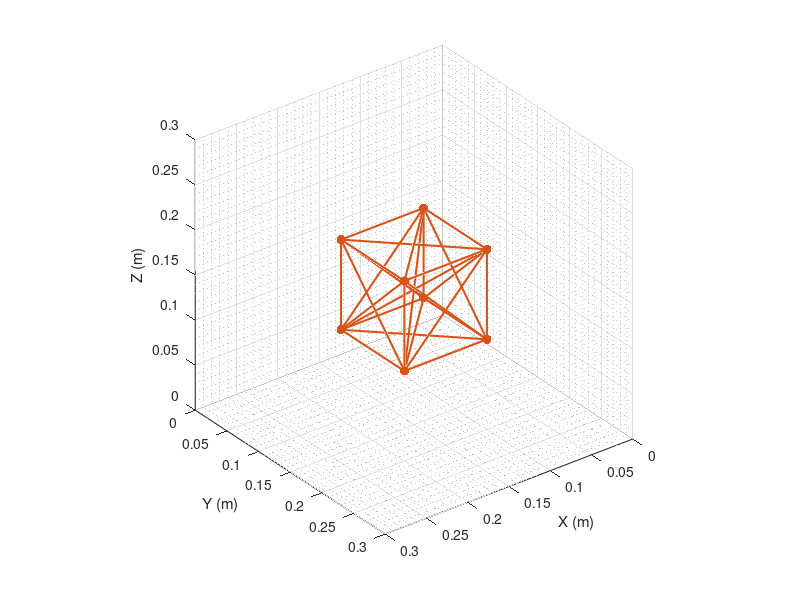

Write the MATLAB code that produced this figure. (Note: this script raises an error after producing the figure.)
clear all
close all
clc

%% Initialization:
% Define global variables:
global g
g = [0,0,-9.81]; % in m/s^2
global dt
dt = .01;
global T;
T = 0;
A = .0005; % amplitude of breathing
w = 10; % frequency of breathing
k=500;
L0 = .1; % original length
Vo = [0 0 0; 0 L0 0; L0 L0 0; L0 0 0; 0 0 L0; 0 L0 L0; L0 L0 L0; L0 0 L0]; % vertices matrix
V = [Vo(:,1)+.1,Vo(:,2)+.1,Vo(:,3)+.1]; % move the position in advantage of good vision
posx = V(:,1);
posy = V(:,2);
posz = V(:,3);
n = 0; % initialize the frame count
while (1)
 for j = 1:length(V)
 if j == 1 || j == 2 || j == 5 || j == 6 % left side of the cube
 posx(j) = posx(j) - A*sin(w*T);
 else % right side of the cube
 posx(j) = posx(j) + A*sin(w*T);
 end
 if j == 1 || j == 4 || j == 5 || j == 8 % front side of the cube
 posy(j) = posy(j) - A*sin(w*T);
 else % back side of the cube
 posy(j) = posy(j) + A*sin(w*T);
 end
 if j == 5 || j == 6 || j == 7 || j == 8 % top side of the cube
 posz(j) = posz(j) + A*sin(w*T);
 else % bottom side of the cube
 posz(j) = posz(j) - A*sin(w*T);
 end
end
n = n+1;
dl(n) = abs(posx(1,1)-posx(4,1))-L0; % calculate the displacement between two vertices
 V = [posx,posy,posz];

 E = [1 2; 2 3; 3 4; 4 1; 5 6; 6 7; 7 8; 8 5; 1 5; 2 6; 3 7; 4 8;...
 1 8; 4 5;...
 2 5; 1 6;...
 3 8; 4 7;...
 2 7; 3 6;...
 1 3; 2 4;...
 5 7; 6 8;...
 1 7; 2 8;...
 3 5; 4 6];
%% Visualization:
 figure(1)
 plot3(V(:,1),V(:,2),V(:,3),'.','Markersize',20,'color',[0.8500 0.3250 0.0980]);
 %title('Breathing Cube');
 xlabel('X (m)');
 ylabel('Y (m)');
 zlabel('Z (m)');
 grid on
 grid minor
 hold on
 for i = 1:size(E,1)
 V1 = V(E(i,1),:);
 V2 = V(E(i,2),:);
 line([V1(1) V2(1)],[V1(2) V2(2)],[V1(3) V2(3)],'LineWidth',1.5);
 end
 axis equal
 axis([0 L0+.2 0 L0+.2 0 L0+.2])
 set(gca,'XDir','reverse')
 set(gca,'YDir','reverse')
 set(gcf,'doublebuffer','on');
 T = T+dt;
 hold off
 M(n) = getframe(gcf);
 if n >= 100
 break;
 end
end
%% Plot Energy:
E = 12*.5*k.*dl.^2 + 12*.5*k.*(sqrt(2)*dl).^2 + 4*.5*k.*(sqrt(3)*dl).^2; 
figure(2)
plot(linspace(0,3,length(dl)),E);
grid minor
%title('Energy Plot of Breathing Cube');
xlabel('Time (s)');
ylabel('Energy (J)');
%% Generate video:
video = VideoWriter('Breath.avi');
open(video);
writeVideo(video,M);
close(video);
